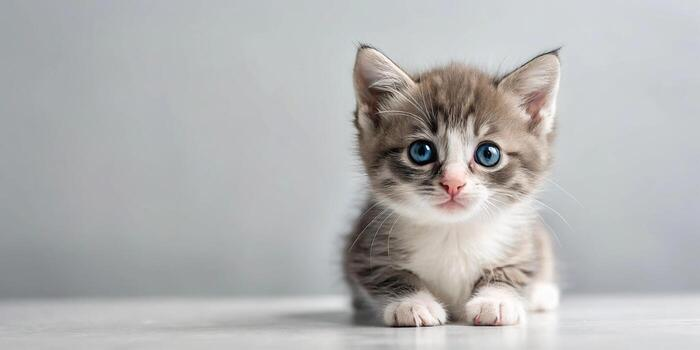
#> input picture 1_OpenCV/3_Morphological_Operations/cat.jpg, 700 x 350 px
$ python 03_opening.py
#> lines starting #> are read from the running program, lines starting #| are printed output that depends on the picture; after the words box and inside, x2 and y2 are one past the last pixel; in counts of white or black regions, pixels touching at a corner belong together
                        # Threshold Image
                        #         │
                        #         ▼
                        # Small White Noise
                        #         │
                        #         ▼
                        # Erosion
                        #         │
                        #         ▼
                        # Noise Removed
                        # Object Shrinks
                        #         │
                        #         ▼
                        # Dilation
                        #         │
                        #         ▼
                        # Object Restored
                        # Noise Still Gone

# Opening removes small foreground (white) objects while preserving the shape
# of larger objects as much as possible.

import cv2
import numpy as np

# Read image
img = cv2.imread("cat.jpg")
#> img is the input picture: shape (350, 700, 3); mean B, G, R 179.9, 179.9, 180

# Convert to grayscale
gray = cv2.cvtColor(img, cv2.COLOR_BGR2GRAY)

# Binary threshold
_, thresh = cv2.threshold(gray, 127, 255, cv2.THRESH_BINARY)   #The binary image.
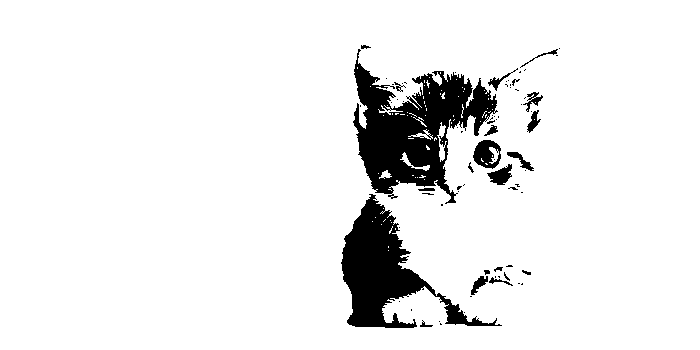
#> thresh: shape (350, 700); 92.2% white; 75 black regions (54 under 20 px), largest, box (x1, y1, x2, y2) and area: (353, 49, 498, 204) 9991, (341, 194, 502, 328) 7035, (473, 140, 501, 169) 521

# Kernel   The structuring element.
kernel1 = np.ones((3,3), np.uint8)
kernel2 = np.ones((5,5), np.uint8)
kernel3 = np.ones((7,7), np.uint8)

# Opening
opening1 = cv2.morphologyEx(
    thresh,
    cv2.MORPH_OPEN,
    kernel1
)
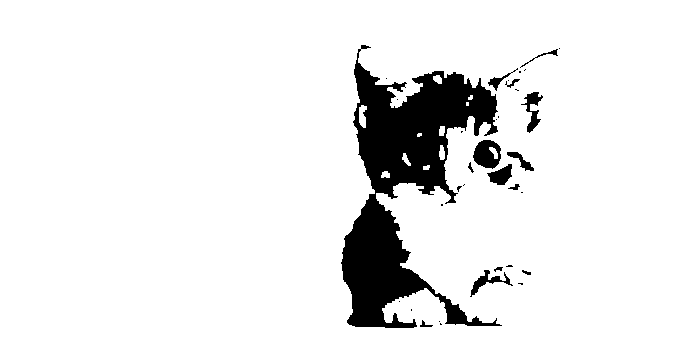
#> opening1: shape (350, 700); 91.6% white; 34 black regions (20 under 20 px), largest, box (x1, y1, x2, y2) and area: (341, 45, 502, 328) 18376, (473, 140, 501, 169) 562, (521, 92, 543, 133) 343
opening2 = cv2.morphologyEx(
    thresh,
    cv2.MORPH_OPEN,
    kernel2
)
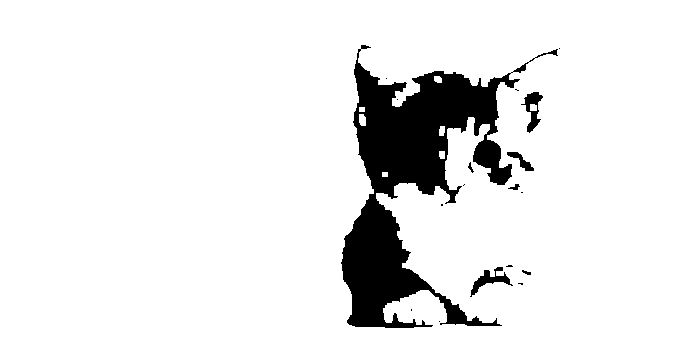
#> opening2: shape (350, 700); 91.2% white; 18 black regions (11 under 20 px), largest, box (x1, y1, x2, y2) and area: (341, 45, 558, 328) 20466, (470, 267, 513, 297) 385, (521, 92, 543, 133) 370

opening3 = cv2.morphologyEx(
    thresh,
    cv2.MORPH_OPEN,
    kernel3
)
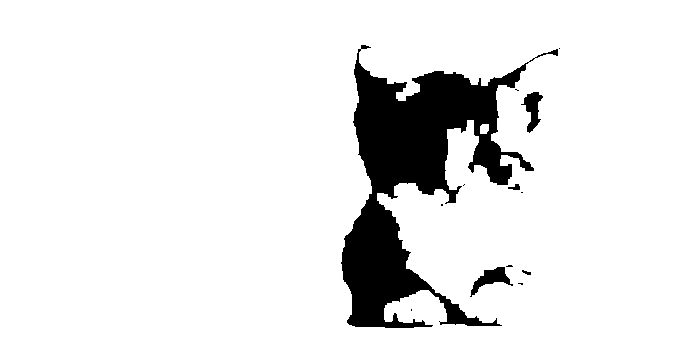
#> opening3: shape (350, 700); 90.8% white; 13 black regions (8 under 20 px), largest, box (x1, y1, x2, y2) and area: (341, 45, 558, 328) 21570, (470, 267, 513, 297) 476, (521, 92, 543, 133) 427, (508, 184, 520, 190) 44, (522, 270, 531, 275) 25


# cv2.imshow("Threshold", thresh)
cv2.imshow("Opening1", opening1)
cv2.imshow("Opening2", opening2)
cv2.imshow("Opening3", opening3)

cv2.waitKey(0)
cv2.destroyAllWindows()
